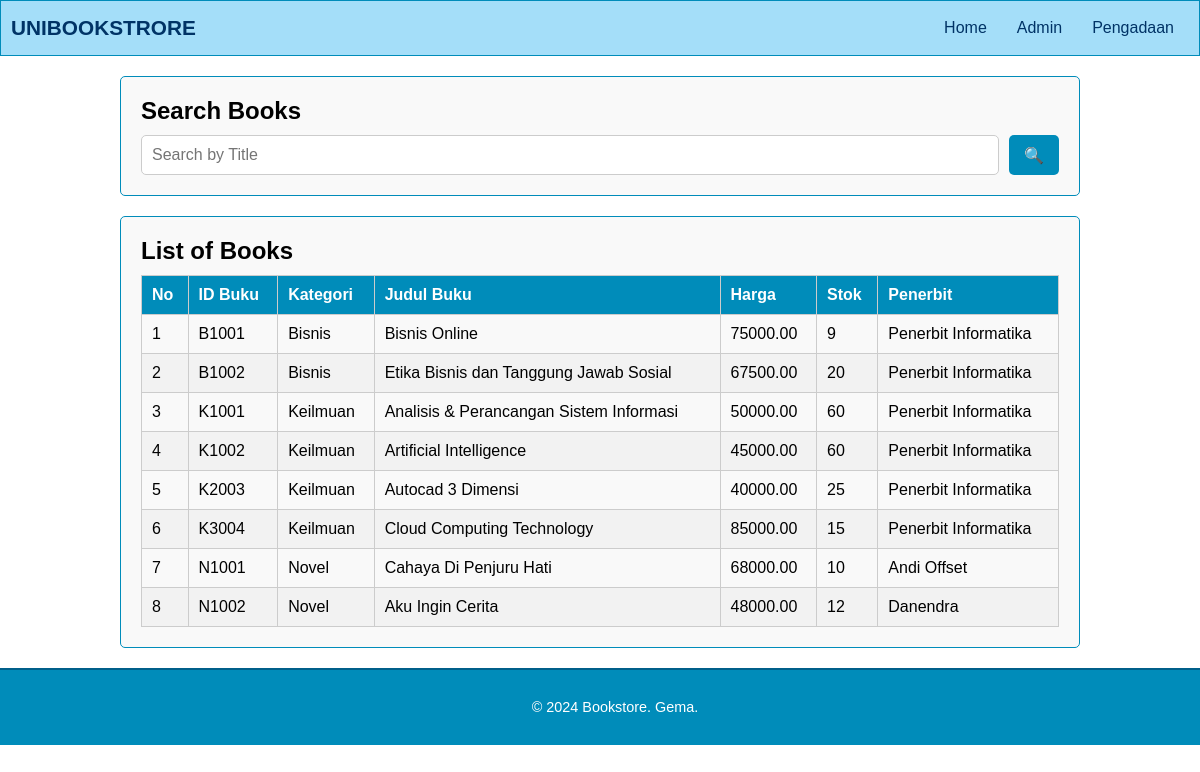
The page / on the database its author committed.
### tables this page shows
CREATE TABLE `buku` (
  `id_buku` varchar(10) NOT NULL,
  `kategori` varchar(50) DEFAULT NULL,
  `nama_buku` varchar(100) NOT NULL,
  `harga` decimal(10,2) DEFAULT NULL,
  `stok` int(11) DEFAULT 0,
  `id_penerbit` varchar(10) DEFAULT NULL
);

CREATE TABLE `penerbit` (
  `id_penerbit` varchar(10) NOT NULL,
  `nama` varchar(100) NOT NULL,
  `alamat` varchar(255) DEFAULT NULL,
  `kota` varchar(50) DEFAULT NULL,
  `telepon` varchar(20) DEFAULT NULL
);

### index.php (the view, shortened to what this page needs)
<?php
include('db.php');
include('header.php');
?>
<link rel="stylesheet" type="text/css" href="css/index.css">
<main>
    <section class="search-section">
        <h2>Search Books</h2>
        <form method="GET" action="index.php" class="search-form">
            <input type="text" name="search" placeholder="Search by Title" required>
            <button type="submit">🔍</button>
        </form>
    </section>
    <section class="book-list-section">
        <h2>List of Books</h2>
        <table class="book-table">
            <thead>
                <tr>
                    <th>No</th>
                    <th>ID Buku</th>
                    <th>Kategori</th>
                    <th>Judul Buku</th>
                    <th>Harga</th>
                    <th>Stok</th>
                    <th>Penerbit</th>
                </tr>
            </thead>
            <tbody>
                <?php
                $no = 1;
                $query = "SELECT b.id_buku, b.kategori, b.nama_buku, b.harga, b.stok, p.nama AS penerbit
                          FROM buku b
                          JOIN penerbit p ON b.id_penerbit = p.id_penerbit";
                $result = $connection->query($query);
                if ($result && $result->num_rows > 0) {
                    while ($row = $result->fetch_assoc()) {
                        echo "<tr>
                            <td>{$no}</td>
                            <td>" . htmlspecialchars($row['id_buku']) . "</td>
                            <td>" . htmlspecialchars($row['kategori']) . "</td>
                            <td>" . htmlspecialchars($row['nama_buku']) . "</td>
                            <td>" . htmlspecialchars($row['harga']) . "</td>
                            <td>" . htmlspecialchars($row['stok']) . "</td>
                            <td>" . htmlspecialchars($row['penerbit']) . "</td>
                        </tr>";
                        $no++;
                    }
                } else {
                    echo "<tr><td colspan='7'>No books found.</td></tr>";
                }
                ?>
            </tbody>
        </table>
    </section>
</main>
<?php include('footer.php'); ?>

### header.php (shortened to what this page needs)
<!DOCTYPE html>
<html lang="en">
<head>
    <link rel="stylesheet" type="text/css" href="css/header_footer.css">
<body>
    <header>
        <h1><a>UNIBOOKSTRORE</a></h1>
            <ul>
                <li><a href="index.php">Home</a></li>
                <li><a href="admin.php">Admin</a></li>
                <li><a href="pengadaan.php">Pengadaan</a></li>
            </ul>
    </header>
</body>
</html>

### footer.php
<footer>
        <p>&copy; <?php echo date("Y"); ?> Bookstore. Gema.</p>
    </footer>
</body>
</html>

### css/header_footer.css (style rules this page uses)
body { font-family: Arial, sans-serif; margin: 0; padding: 0; }
header { border: 1px solid #008CBA; background-color: #A4DEF9; display: flex; justify-content: space-between; align-items: center; padding: 10px; }
header h1 { margin: 0; font-size: 1.3em; }
header h1 a { text-decoration: none; color: #003366; }
header ul { list-style-type: none; margin: 0; padding: 0; display: flex; }
header ul li { margin: 0 5px; }
header ul li a { padding: 5px 10px; font-size: 1em; display: block; color: #003366; text-decoration: none; }
header h1, header ul li a { line-height: 1.5; }
footer { background-color: #008CBA; color: white; text-align: center; padding: 15px; position: relative; bottom: 0; width: 100%; font-size: 0.9em; border-top: 2px solid #005f8a; }

### css/index.css (style rules this page uses)
main { width: 80%; margin: 20px auto; }
.search-section { background-color: #f9f9f9; padding: 20px; border: 1px solid #008CBA; border-radius: 5px; margin-bottom: 20px; }
.search-section h2 { margin: 0 0 10px 0; font-size: 1.5em; }
.search-form { display: flex; }
.search-form input[type="text"] { flex: 1; padding: 10px; border: 1px solid #ccc; border-radius: 5px; font-size: 1em; }
.search-form button { padding: 10px 15px; border: none; background-color: #008CBA; color: white; font-size: 1em; border-radius: 5px; cursor: pointer; margin-left: 10px; }
.book-list-section { background-color: #f9f9f9; padding: 20px; border: 1px solid #008CBA; border-radius: 5px; }
.book-list-section h2 { margin: 0 0 10px 0; font-size: 1.5em; }
.book-table { width: 100%; border-collapse: collapse; margin-top: 10px; }
.book-table th, .book-table td { padding: 10px; border: 1px solid #ccc; text-align: left; }
.book-table th { background-color: #008CBA; color: white; font-weight: bold; }
.book-table tr:nth-child(even) { background-color: #f2f2f2; }

### rows shown on the page
buku: id_buku "B1001", kategori "Bisnis", nama_buku "Bisnis Online", harga "75000.00", stok "9", id_penerbit.nama "Penerbit Informatika"
buku: id_buku "B1002", kategori "Bisnis", nama_buku "Etika Bisnis dan Tanggung Jawab Sosial", harga "67500.00", stok "20", id_penerbit.nama "Penerbit Informatika"
buku: id_buku "K1001", kategori "Keilmuan", nama_buku "Analisis & Perancangan Sistem Informasi", harga "50000.00", stok "60", id_penerbit.nama "Penerbit Informatika"
buku: id_buku "K1002", kategori "Keilmuan", nama_buku "Artificial Intelligence", harga "45000.00", stok "60", id_penerbit.nama "Penerbit Informatika"
buku: id_buku "K2003", kategori "Keilmuan", nama_buku "Autocad 3 Dimensi", harga "40000.00", stok "25", id_penerbit.nama "Penerbit Informatika"
buku: id_buku "K3004", kategori "Keilmuan", nama_buku "Cloud Computing Technology", harga "85000.00", stok "15", id_penerbit.nama "Penerbit Informatika"
buku: id_buku "N1001", kategori "Novel", nama_buku "Cahaya Di Penjuru Hati", harga "68000.00", stok "10", id_penerbit.nama "Andi Offset"
buku: id_buku "N1002", kategori "Novel", nama_buku "Aku Ingin Cerita", harga "48000.00", stok "12", id_penerbit.nama "Danendra"
